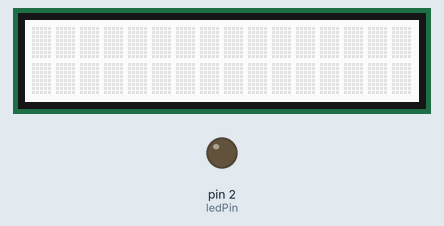
Bench run of a sketch on a simulated Arduino Uno, built with avr-gcc and run on an emulated ATmega328P. Shown: 16×2 character LCD, output pins drawn as LEDs (lit = HIGH).

Above: at 0.4 s.
At 1.4 s:
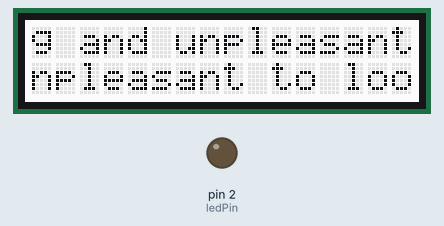

The sketch:

sketch_mar06a.ino
```cpp
#include <Wire.h>
#include "rgb_lcd.h"

rgb_lcd lcd;

const int buttonPin = 7;     // the number of the pushbutton pin
const int ledPin =  2;      // the number of the LED pin
int buttonState = 0;

void setup() {
  // put your setup code here, to run once:
lcd.begin(16, 2);

lcd.print("Abandoned House");

lcd.print("You stumbled across old");
lcd.print("House in the forest its ere");
lcd.print("looking and unpleasant to look at");
lcd.print("The house looks even worse up-close looks like ");
lcd.print("it could collapse at any minute. You come face to face with ");
lcd.print("a rusty gate barely standing.");
lcd.print("looking and unpleasant to look at");
lcd.print("looking and unpleasant to look at");


  // initialize the LED pin as an output:
  pinMode(ledPin, OUTPUT);
  // initialize the pushbutton pin as an input:
  pinMode(buttonPin, INPUT);

}

void loop() {
  // put your main code here, to run repeatedly:
 lcd.noDisplay();
    delay(1000);
    // Turn on the display:
    lcd.display();
    delay(1000);


}
```

Measured:
- what the display in image 1 shows lasts 1.0 s, from 1.3 s to 2.3 s
